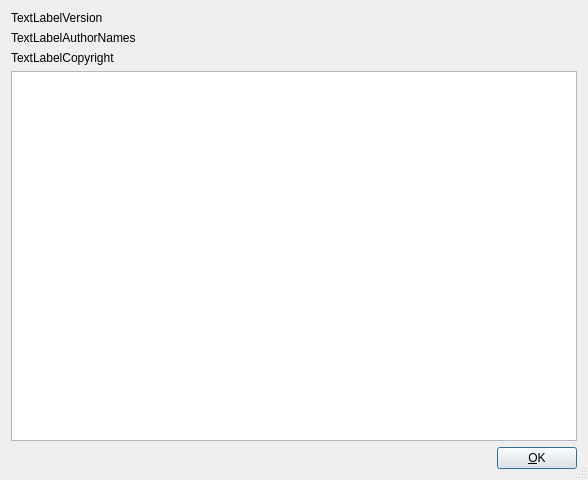
<?xml version="1.0" encoding="UTF-8"?>
<ui version="4.0">
 <class>CAboutDlgBase</class>
 <widget class="QDialog" name="CAboutDlgBase">
  <property name="windowModality">
   <enum>Qt::ApplicationModal</enum>
  </property>
  <property name="geometry">
   <rect>
    <x>0</x>
    <y>0</y>
    <width>588</width>
    <height>480</height>
   </rect>
  </property>
  <property name="sizePolicy">
   <sizepolicy hsizetype="Preferred" vsizetype="Preferred">
    <horstretch>0</horstretch>
    <verstretch>0</verstretch>
   </sizepolicy>
  </property>
  <property name="windowTitle">
   <string>About Dream</string>
  </property>
  <property name="windowIcon">
   <iconset resource="res/icons.qrc">
    <normaloff>:/icons/MainIcon.svg</normaloff>:/icons/MainIcon.svg</iconset>
  </property>
  <property name="sizeGripEnabled">
   <bool>true</bool>
  </property>
  <layout class="QVBoxLayout">
   <item>
    <widget class="QLabel" name="TextLabelVersion">
     <property name="sizePolicy">
      <sizepolicy hsizetype="Expanding" vsizetype="Preferred">
       <horstretch>0</horstretch>
       <verstretch>0</verstretch>
      </sizepolicy>
     </property>
     <property name="text">
      <string>TextLabelVersion</string>
     </property>
     <property name="wordWrap">
      <bool>false</bool>
     </property>
    </widget>
   </item>
   <item>
    <layout class="QHBoxLayout">
     <property name="spacing">
      <number>6</number>
     </property>
     <property name="margin">
      <number>0</number>
     </property>
     <item>
      <layout class="QVBoxLayout">
       <property name="spacing">
        <number>6</number>
       </property>
       <property name="margin">
        <number>0</number>
       </property>
       <item>
        <widget class="QLabel" name="TextLabelAuthorNames">
         <property name="text">
          <string>TextLabelAuthorNames</string>
         </property>
         <property name="wordWrap">
          <bool>false</bool>
         </property>
        </widget>
       </item>
       <item>
        <widget class="QLabel" name="TextLabelCopyright">
         <property name="text">
          <string>TextLabelCopyright</string>
         </property>
         <property name="wordWrap">
          <bool>false</bool>
         </property>
        </widget>
       </item>
      </layout>
     </item>
     <item>
      <spacer name="Spacer10">
       <property name="orientation">
        <enum>Qt::Horizontal</enum>
       </property>
       <property name="sizeType">
        <enum>QSizePolicy::Expanding</enum>
       </property>
       <property name="sizeHint" stdset="0">
        <size>
         <width>20</width>
         <height>20</height>
        </size>
       </property>
      </spacer>
     </item>
     <item>
      <widget class="QLabel" name="PixmapLabelDreamLogo">
       <property name="sizePolicy">
        <sizepolicy hsizetype="Fixed" vsizetype="Fixed">
         <horstretch>0</horstretch>
         <verstretch>0</verstretch>
        </sizepolicy>
       </property>
       <property name="pixmap">
        <pixmap resource="res/icons.qrc">:/icons/LogoSmall.png</pixmap>
       </property>
       <property name="scaledContents">
        <bool>false</bool>
       </property>
       <property name="wordWrap">
        <bool>false</bool>
       </property>
      </widget>
     </item>
    </layout>
   </item>
   <item>
    <widget class="QTextBrowser" name="TextViewCredits">
     <property name="openExternalLinks">
      <bool>true</bool>
     </property>
     <property name="openLinks">
      <bool>true</bool>
     </property>
    </widget>
   </item>
   <item>
    <layout class="QHBoxLayout">
     <property name="spacing">
      <number>6</number>
     </property>
     <property name="margin">
      <number>0</number>
     </property>
     <item>
      <spacer name="Spacer12">
       <property name="orientation">
        <enum>Qt::Horizontal</enum>
       </property>
       <property name="sizeType">
        <enum>QSizePolicy::Expanding</enum>
       </property>
       <property name="sizeHint" stdset="0">
        <size>
         <width>20</width>
         <height>20</height>
        </size>
       </property>
      </spacer>
     </item>
     <item>
      <widget class="QPushButton" name="buttonOk">
       <property name="text">
        <string>&amp;OK</string>
       </property>
       <property name="autoDefault">
        <bool>true</bool>
       </property>
       <property name="default">
        <bool>true</bool>
       </property>
      </widget>
     </item>
    </layout>
   </item>
  </layout>
 </widget>
 <resources>
  <include location="res/icons.qrc"/>
 </resources>
 <connections>
  <connection>
   <sender>buttonOk</sender>
   <signal>clicked()</signal>
   <receiver>CAboutDlgBase</receiver>
   <slot>accept()</slot>
   <hints>
    <hint type="sourcelabel">
     <x>20</x>
     <y>20</y>
    </hint>
    <hint type="destinationlabel">
     <x>20</x>
     <y>20</y>
    </hint>
   </hints>
  </connection>
 </connections>
</ui>
